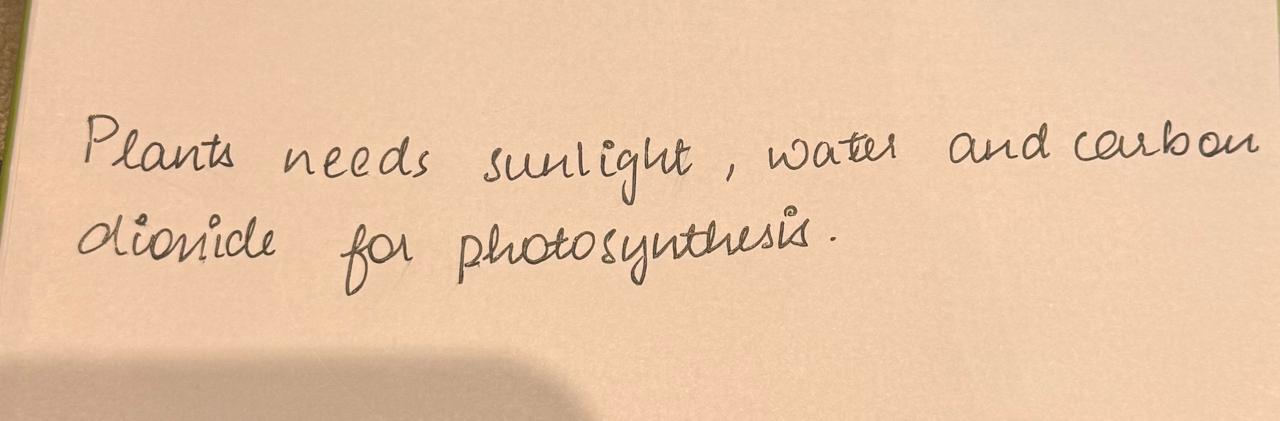
#> input picture ai/data/answersheets/question2/answer.png, 1280 x 421 px, found by its file name
$ python split_lines.py
#> lines starting #> are read from the running program, lines starting #| are printed output that depends on the picture; after the words box and inside, x2 and y2 are one past the last pixel; in counts of white or black regions, pixels touching at a corner belong together
import cv2
import os

# Input image
image_path = "data/answersheets/question2/answer.png"

# Output folder
output_folder = "../data/test_images/lines"

os.makedirs(output_folder, exist_ok=True)

# Read image
image = cv2.imread(image_path)
#> image is the input picture: shape (421, 1280, 3); mean B, G, R 165.2, 196.6, 232.1

if image is None:
    print("Error: Could not read image.")
    exit()

# Convert to grayscale
gray = cv2.cvtColor(image, cv2.COLOR_BGR2GRAY)
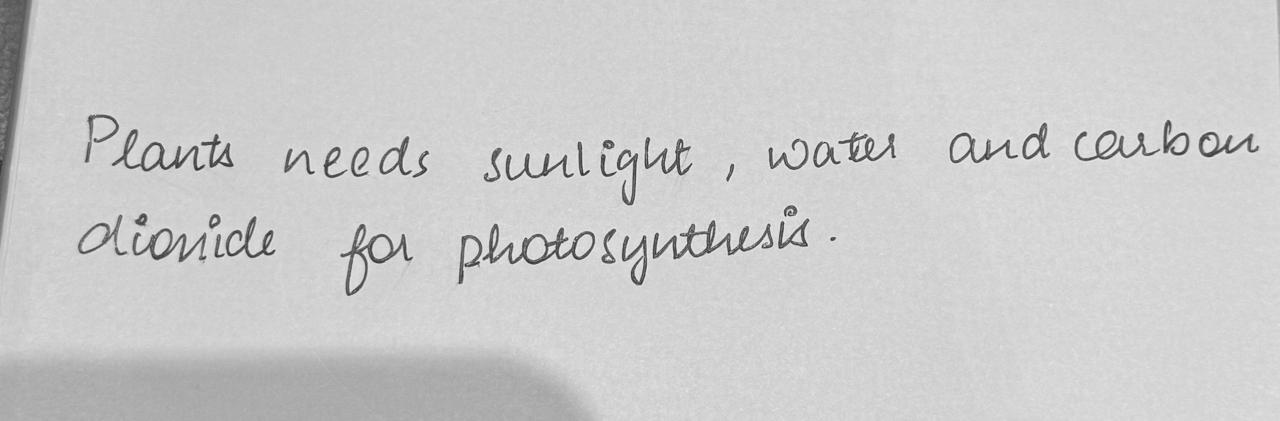
#> gray: shape (421, 1280); min 36, max 245, mean 203.6

# Threshold dark handwriting
binary = cv2.adaptiveThreshold(
    gray,
    255,
    cv2.ADAPTIVE_THRESH_GAUSSIAN_C,
    cv2.THRESH_BINARY_INV,
    31,
    15
)
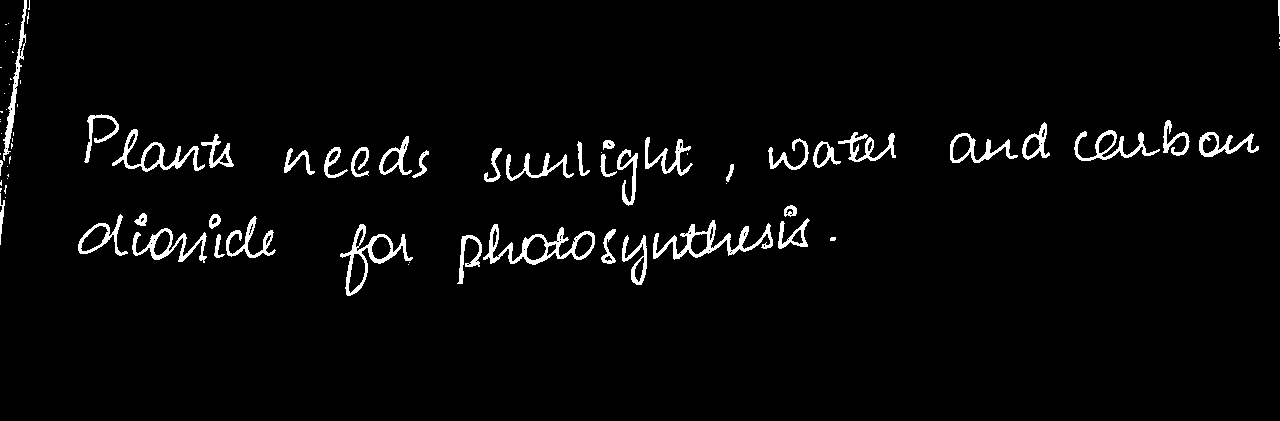
#> binary: shape (421, 1280); 3.2% white; 81 white regions (38 under 20 px), largest, box (x1, y1, x2, y2) and area: (653, 220, 773, 260) 1291, (483, 224, 595, 265) 1254, (340, 224, 413, 296) 1018

# Count dark pixels in each row
row_pixels = (binary > 0).sum(axis=1)
#> row_pixels = 421 values, max 283 at index 153, min 0 at index 296, mean 40.68

# Ignore top part of image
# This removes the dark page/shadow at the top
ignore_top = 150

active_rows = row_pixels > 20
active_rows[:ignore_top] = False

# Find groups of handwriting rows
groups = []
start = None

for i, active in enumerate(active_rows):

    if active and start is None:
        start = i

    elif not active and start is not None:

        if i - start > 5:
            groups.append((start, i))

        start = None
#> after the loop, groups = [(150, 181), (214, 267)]

# Handle last group
if start is not None:
    groups.append((start, len(active_rows)))

print("Detected groups:", groups)
#| Detected groups: [(150, 181), (214, 267)]

# Save each line
print("Lines detected:", len(groups))
#| Lines detected: 2

for i, (y1, y2) in enumerate(groups):

    # Add vertical padding
    y1 = max(0, y1 - 15)
    y2 = min(image.shape[0], y2 + 15)

    # Crop the line
    cropped = image[y1:y2, :]

    # Convert cropped image to grayscale
    crop_gray = cv2.cvtColor(cropped, cv2.COLOR_BGR2GRAY)

    # Threshold again to find handwriting
    crop_binary = cv2.adaptiveThreshold(
        crop_gray,
        255,
        cv2.ADAPTIVE_THRESH_GAUSSIAN_C,
        cv2.THRESH_BINARY_INV,
        31,
        15
    )

    # Find columns containing handwriting
    column_pixels = (crop_binary > 0).sum(axis=0)

    active_columns = column_pixels > 3

    # Find left and right boundaries
    columns = []

    for x, active in enumerate(active_columns):
        if active:
            columns.append(x)

    if columns:

        x1 = max(0, min(columns) - 20)
        x2 = min(cropped.shape[1], max(columns) + 20)

        cropped = cropped[:, x1:x2]

    # Save line
    filename = f"{output_folder}/line_{i + 1}.png"

    cv2.imwrite(filename, cropped)

    print("Saved:", filename)
#> this loop made 2 passes
#> (y1, y2, x1, x2, filename) on passes 1 to 2: (135, 196, 0, 1278, '../data/test_images/lines/line_1.png'), (199, 282, 0, 854, '../data/test_images/lines/line_2.png')
#| Saved: ../data/test_images/lines/line_1.png
#| Saved: ../data/test_images/lines/line_2.png
#> pass 1, `crop_gray = cv2.cvtColor(cropped, cv2.COLOR_BGR2GRAY)`:
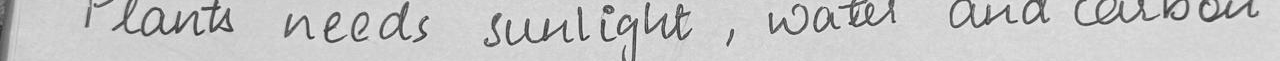
#> crop_gray: shape (61, 1280); min 39, max 245, mean 198.4
#> pass 1, `crop_binary = cv2.adaptiveThreshold( crop_gray, 255, cv2.ADAPTIVE_THRE..`:
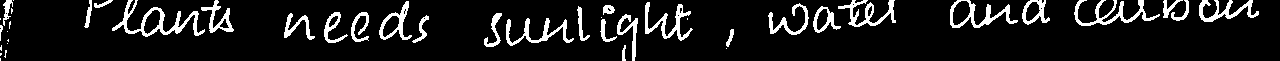
#> crop_binary: shape (61, 1280); 10.6% white; 43 white regions (14 under 20 px), largest, box (x1, y1, x2, y2) and area: (112, 0, 205, 37) 847, (1074, 0, 1160, 26) 645, (950, 0, 1018, 28) 561
#> pass 1, `cropped = cropped[:, x1:x2]`:
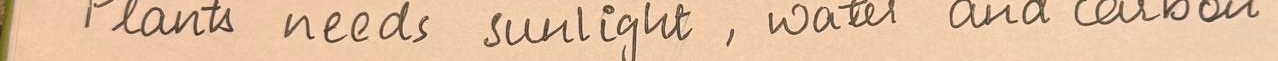
#> cropped: shape (61, 1278, 3); mean B, G, R 161.4, 191.5, 226
#> after the loop:
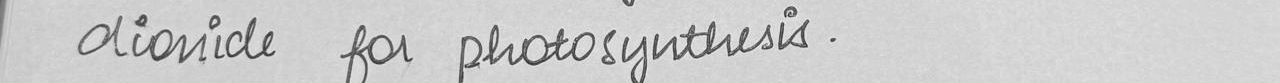
#> crop_gray: shape (83, 1280); min 36, max 245, mean 203.2
#> after the loop:
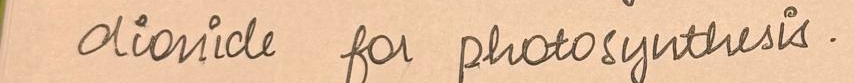
#> cropped: shape (83, 854, 3); mean B, G, R 160, 191.1, 227
